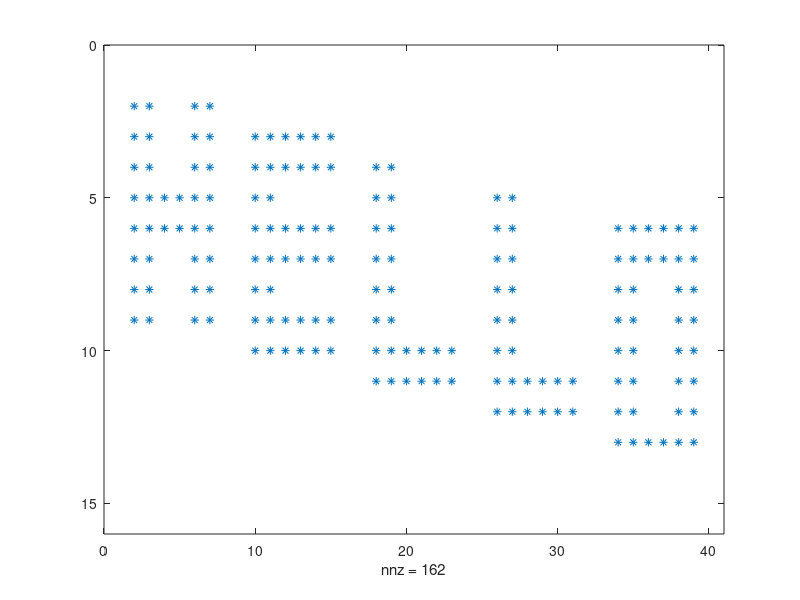
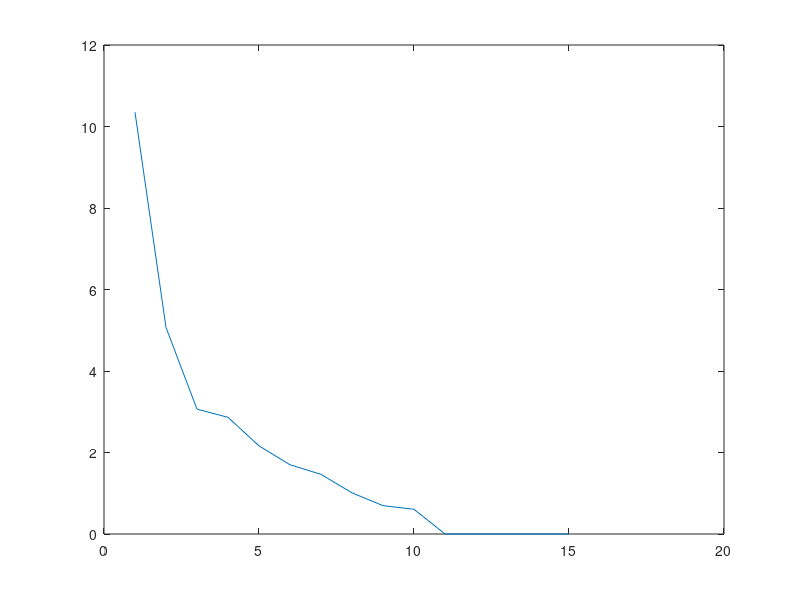
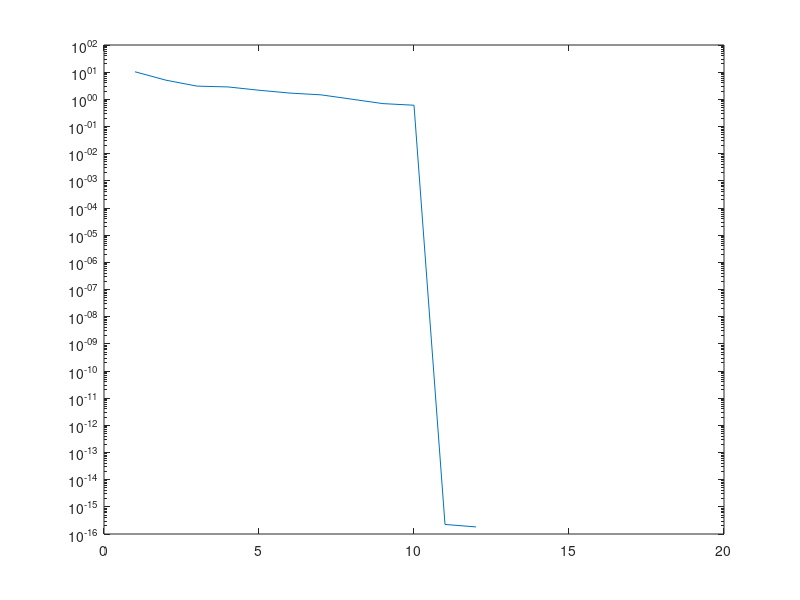
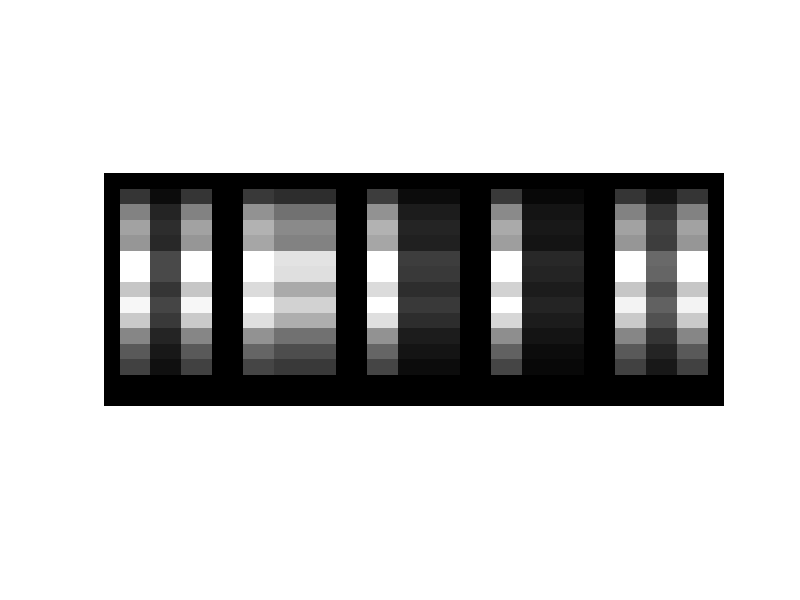

These figures' MATLAB source, in order:
clear all
close all
A = [ 0	0	0	0	0	0	0	0	0	0	0	0	0	0	0	0	0	0	0	0	0	0	0	0	0	0	0	0	0	0	0	0	0	0	0	0	0	0	0	0;
    0	1	1	0	0	1	1	0	0	0	0	0	0	0	0	0	0	0	0	0	0	0	0	0	0	0	0	0	0	0	0	0	0	0	0	0	0	0	0	0;
    0	1	1	0	0	1	1	0	0	1	1	1	1	1	1	0	0	0	0	0	0	0	0	0	0	0	0	0	0	0	0	0	0	0	0	0	0	0	0	0;
    0	1	1	0	0	1	1	0	0	1	1	1	1	1	1	0	0	1	1	0	0	0	0	0	0	0	0	0	0	0	0	0	0	0	0	0	0	0	0	0;
    0	1	1	1	1	1	1	0	0	1	1	0	0	0	0	0	0	1	1	0	0	0	0	0	0	1	1	0	0	0	0	0	0	0	0	0	0	0	0	0;
    0	1	1	1	1	1	1	0	0	1	1	1	1	1	1	0	0	1	1	0	0	0	0	0	0	1	1	0	0	0	0	0	0	1	1	1	1	1	1	0;
    0	1	1	0	0	1	1	0	0	1	1	1	1	1	1	0	0	1	1	0	0	0	0	0	0	1	1	0	0	0	0	0	0	1	1	1	1	1	1	0;
    0	1	1	0	0	1	1	0	0	1	1	0	0	0	0	0	0	1	1	0	0	0	0	0	0	1	1	0	0	0	0	0	0	1	1	0	0	1	1	0;
    0	1	1	0	0	1	1	0	0	1	1	1	1	1	1	0	0	1	1	0	0	0	0	0	0	1	1	0	0	0	0	0	0	1	1	0	0	1	1	0;
    0	0	0	0	0	0	0	0	0	1	1	1	1	1	1	0	0	1	1	1	1	1	1	0	0	1	1	0	0	0	0	0	0	1	1	0	0	1	1	0;
    0	0	0	0	0	0	0	0	0	0	0	0	0	0	0	0	0	1	1	1	1	1	1	0	0	1	1	1	1	1	1	0	0	1	1	0	0	1	1	0;
    0	0	0	0	0	0	0	0	0	0	0	0	0	0	0	0	0	0	0	0	0	0	0	0	0	1	1	1	1	1	1	0	0	1	1	0	0	1	1	0;
    0	0	0	0	0	0	0	0	0	0	0	0	0	0	0	0	0	0	0	0	0	0	0	0	0	0	0	0	0	0	0	0	0	1	1	1	1	1	1	0;
    0	0	0	0	0	0	0	0	0	0	0	0	0	0	0	0	0	0	0	0	0	0	0	0	0	0	0	0	0	0	0	0	0	0	0	0	0	0	0	0;
    0	0	0	0	0	0	0	0	0	0	0	0	0	0	0	0	0	0	0	0	0	0	0	0	0	0	0	0	0	0	0	0	0	0	0	0	0	0	0	0];
spy(A);

s = svd(A)
figure;
plot(s);
figure
semilogy(s);
R = rank(A)
[U, S, V] = svd(A);

for i = 1:10 
   
    B = U(1:15,1:i)*S(1:i,1:i)*V(1:40,1:i)';
    figure
    pcolor(B)
    colormap(gray) 
    imshow(B)
    
end






